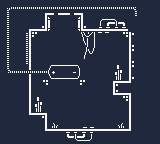

The image is a tile-based game level rendered from a .tmx file. Its description and complete source (layers, tilesets, objects, tile grids) follow:
An orthogonal 10x9 tile map with 16x16 px tiles, 2 tile layers (Tile Layer 1, Tile Layer 2) and 3 objects (socket, battery, counter).

<map version="1.2" tiledversion="1.3.3" orientation="orthogonal" renderorder="right-down" width="10" height="9" tilewidth="16" tileheight="16" infinite="0" nextlayerid="4" nextobjectid="6">
 <editorsettings>
  <export target="2-second.json" format="json" />
 </editorsettings>
 <tileset firstgid="1" name="four-color" tilewidth="16" tileheight="16" tilecount="250" columns="10">
  <image source="four-color.png" width="160" height="400" />
 </tileset>
 <layer id="1" name="Tile Layer 1" width="10" height="9">
  <data encoding="csv">
3221225631,1610612894,1610612894,1610612894,1610612894,1610612894,1610612894,1610612894,1610612895,128,
3221225630,2684354697,126,135,3221225607,2684354686,2684354736,2684354726,128,128,
3221225630,146,157,128,128,180,149,2684354717,1610612874,128,
3221225630,146,128,128,128,190,128,128,1610612874,128,
2684354719,2684354718,2684354718,3221225562,3221225561,128,128,145,1610612874,128,
128,2684354699,2684354717,128,128,157,128,1610612883,1610612872,128,
128,2684354699,145,128,128,128,128,2684354717,1610612875,128,
128,137,1610612862,2147483802,128,3221225621,128,154,1610612875,128,
128,128,137,139,1610612902,1610612912,139,139,1610612873,128
</data>
 </layer>
 <layer id="3" name="Tile Layer 2" width="10" height="9">
  <data encoding="csv">
0,0,2684354737,3221225632,3221225632,3221225649,0,0,0,0,
0,0,0,0,0,0,0,0,0,0,
0,0,0,0,0,0,0,0,0,0,
0,0,0,0,0,0,0,0,0,0,
0,2684354720,0,0,0,0,0,0,0,0,
0,0,0,0,0,0,0,0,0,0,
0,0,0,0,0,0,0,0,0,0,
0,0,0,0,0,0,0,0,0,0,
0,0,0,0,0,0,0,0,0,0
</data>
 </layer>
 <objectgroup id="2" name="Object Layer 1">
  <object id="3" name="socket" gid="65" x="48" y="80" width="16" height="16" />
  <object id="4" name="battery" gid="21" x="48" y="32" width="16" height="16" />
  <object id="5" name="counter" gid="40" x="128" y="32" width="16" height="16" />
 </objectgroup>
</map>
